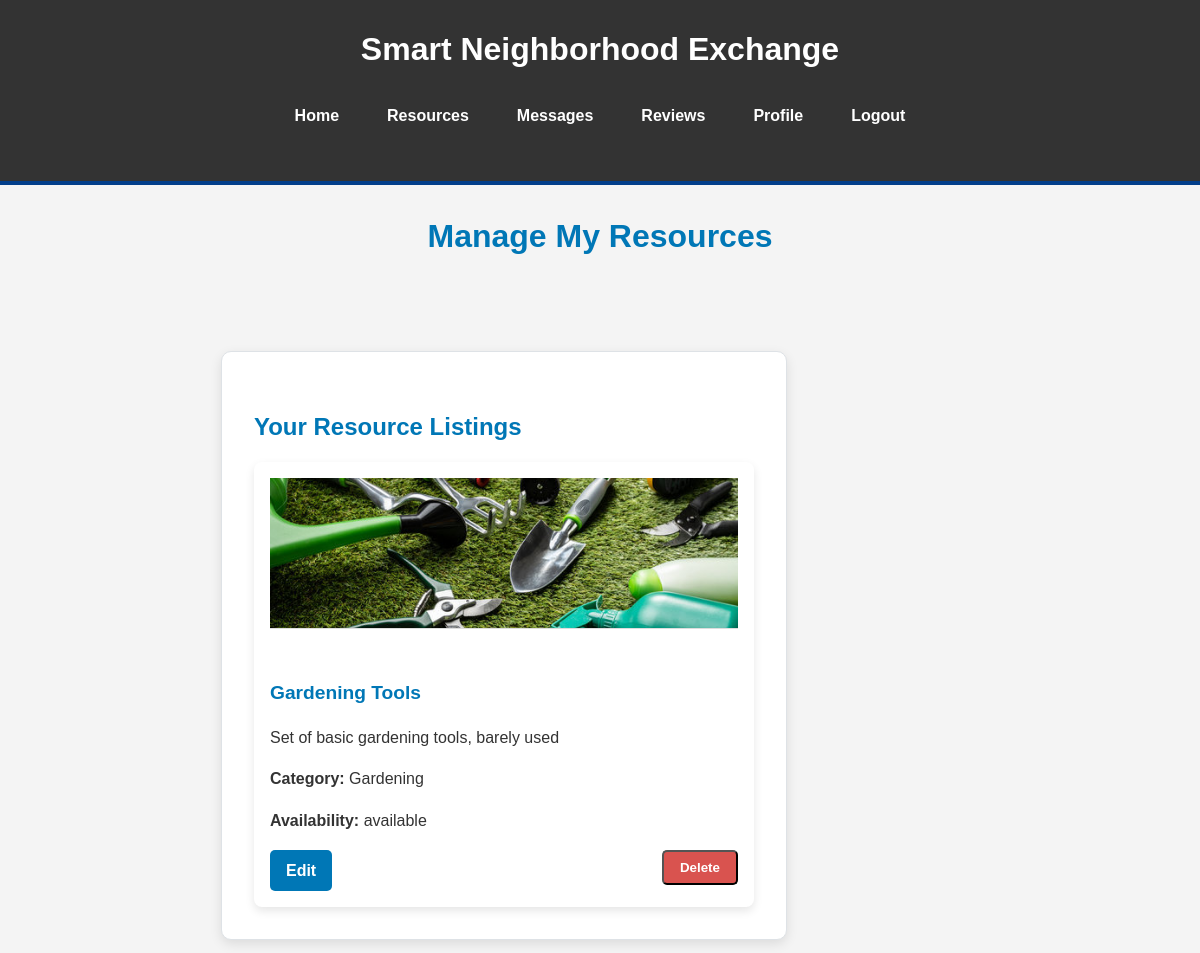
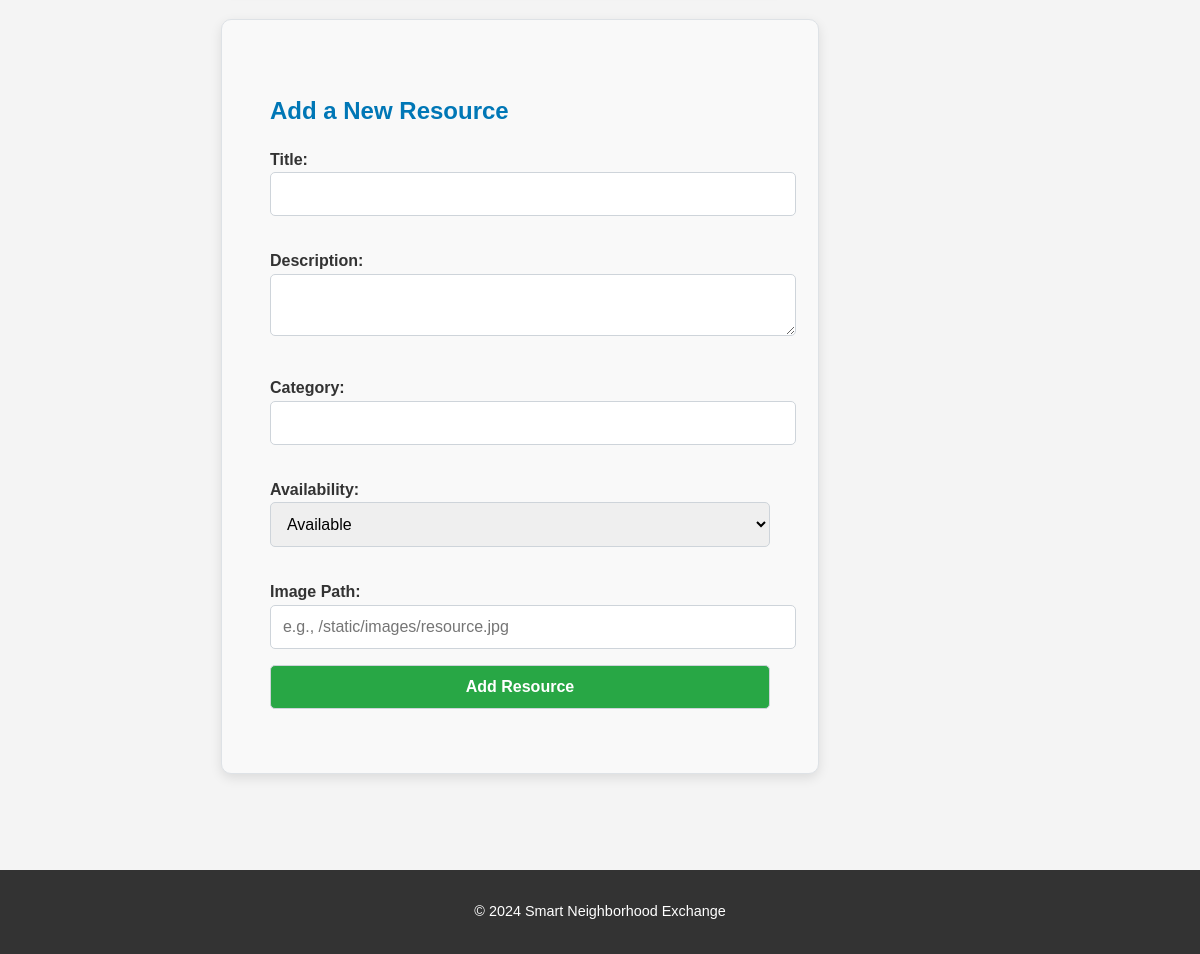
/my_resources (signed in), run on the app's committed database (2 pictures, top to bottom).
### tables this page shows
CREATE TABLE Resources (
    resource_id INTEGER PRIMARY KEY AUTOINCREMENT,
    user_id INTEGER,
    title TEXT NOT NULL,
    description TEXT,
    images TEXT,
    category TEXT,
    availability TEXT,
    date_posted TEXT NOT NULL,
    FOREIGN KEY (user_id) REFERENCES Users(user_id)
);

### app.py (the view, shortened to what this page needs)
@app.route('/my_resources', methods=['GET', 'POST'])
def my_resources():
    if 'user_id' not in session:
        flash('Please log in to access your resources', 'error')
        return redirect(url_for('login'))
    conn = get_db_connection()
    my_resources = conn.execute('''
        SELECT * FROM Resources WHERE user_id = ?
    ''', (session['user_id'],)).fetchall()
    conn.close()
    return render_template('my_resources.html', resources=my_resources)

### app.py (called while the page is built)
def get_db_connection():
    conn = sqlite3.connect('exchange.db')
    conn.row_factory = sqlite3.Row  # Allows accessing rows as dictionaries
    return conn

### templates/my_resources.html (shortened to what this page needs)
{% extends 'layout.html' %}
{% block content_title %}
    <h2 class="centered-title">Manage My Resources</h2>
{% endblock %}
{% block content %}
<div class="resources-container">
    <div class="flex-container">
        <div class="resource-list section">
            <h3>Your Resource Listings</h3>
            <div class="card-container">
                {% for resource in resources %}
                    <div class="resource-card">
                        {% if resource['images'] %}
                            <div class="resource-image">
                                <img src="{{ url_for('static', filename=resource['images']) }}" alt="Resource Image">
                            </div>
                        {% endif %}
                        <div class="resource-details">
                            <h4>{{ resource['title'] }}</h4>
                            <p>{{ resource['description']|truncate(100) }}</p>
                            <p><strong>Category:</strong> {{ resource['category'] }}</p>
                            <p><strong>Availability:</strong> {{ resource['availability'] }}</p>
                            <div class="resource-actions">
                                <a href="{{ url_for('edit_resource', resource_id=resource['resource_id']) }}" class="button edit-button">Edit</a>
                                <form method="POST" action="{{ url_for('delete_resource', resource_id=resource['resource_id']) }}" class="delete-form">
                                    <button type="submit" onclick="return confirm('Are you sure you want to delete this resource?');" class="button delete-button">Delete</button>
                                </form>
                            </div>
                        </div>
                    </div>
                {% else %}
                    <p>No resources available. Add a new resource below!</p>
                {% endfor %}
            </div>
        </div>
        <div class="add-resource-form section">
            <h3>Add a New Resource</h3>
            <form method="POST" action="{{ url_for('my_resources') }}">
                <label for="title">Title:</label>
                <input type="text" name="title" required><br>
                <label for="description">Description:</label>
                <textarea name="description"></textarea><br>
                <label for="category">Category:</label>
                <input type="text" name="category" required><br>
                <label for="availability">Availability:</label>
                <select name="availability">
                    <option value="available" selected>Available</option>
                </select><br>
                <label for="images">Image Path:</label>
                <input type="text" name="images" placeholder="e.g., /static/images/resource.jpg"><br>
                <input type="submit" value="Add Resource" class="button add-button">
            </form>
        </div>
    </div>
</div>
{% endblock %}

### static/style.css (style rules this page uses)
body { font-family: Arial, sans-serif; color: #333; line-height: 1.6; background-color: #f4f4f4; margin: 0; }
.centered-title { text-align: center; font-size: 2rem; color: #0077b6; margin-bottom: 2rem; }
.resources-container { display: flex; gap: 2rem; flex-wrap: wrap; justify-content: center; max-width: 1200px; margin: 0 auto; padding: 2rem; }
.section { background-color: #ffffff; padding: 2rem; border-radius: 10px; box-shadow: 0 4px 12px rgba(0, 0, 0, 0.1); border: 1px solid #dee2e6; width: 100%; max-width: 500px; }
.card-container { display: grid; grid-template-columns: repeat(auto-fill, minmax(250px, 1fr)); gap: 1.5rem; }
.resources-container { display: flex; flex-direction: row; gap: 2rem; justify-content: center; max-width: 1200px; margin: 0 auto; padding: 2rem; }
.section { flex: 1; max-width: 500px; background-color: #ffffff; padding: 2rem; border-radius: 10px; box-shadow: 0 4px 12px rgba(0, 0, 0, 0.1); border: 1px solid #dee2e6; }
.flex-container { display: flex; gap: 2rem; justify-content: space-between; align-items: flex-start; max-width: 1200px; margin: 0 auto; flex-wrap: wrap; padding: 2rem; }
.resource-list { flex: 3; min-width: 60%; }
.add-resource-form { flex: 1; min-width: 35%; background-color: #f9f9f9; padding: 3rem; border-radius: 10px; box-shadow: 0 4px 12px rgba(0, 0, 0, 0.1); border: 1px solid #dee2e6; text-align: left; }
.section h3 { margin-bottom: 1rem; font-size: 1.5rem; color: #0077b6; }
.card-container { display: grid; grid-template-columns: repeat(auto-fill, minmax(250px, 1fr)); gap: 1rem; }
.resource-card { background-color: #ffffff; border-radius: 8px; box-shadow: 0 4px 10px rgba(0, 0, 0, 0.1); overflow: hidden; transition: transform 0.3s; padding: 1rem; display: flex; flex-direction: column; }
.resource-image img { width: 100%; height: auto; border-bottom: 1px solid #ddd; max-height: 150px; object-fit: cover; }
.resource-details { padding-top: 1rem; text-align: left; }
.resource-details h4 { color: #0077b6; font-size: 1.2rem; margin-bottom: 0.5rem; }
.resource-actions { display: flex; justify-content: space-between; margin-top: 1rem; }
.button { padding: 0.5rem 1rem; text-decoration: none; border-radius: 5px; cursor: pointer; color: #fff; font-weight: bold; }
.edit-button { background-color: #0077b6; }
.delete-button { background-color: #d9534f; }
.add-resource-form label { font-weight: bold; color: #333; margin-top: 1rem; display: block; }
.add-resource-form input, .add-resource-form textarea, .add-resource-form select { width: 100%; padding: 0.75rem; font-size: 1rem; border-radius: 5px; border: 1px solid #ced4da; margin-bottom: 1rem; }
.add-resource-form input[type="submit"] { background-color: #28a745; color: white; font-weight: bold; cursor: pointer; transition: background-color 0.3s; }
.centered-title { text-align: center; font-size: 2rem; color: #0077b6; margin-bottom: 1.5rem; }
.add-button { display: inline-block; background-color: #0077b6; color: white; padding: 0.75rem 1.5rem; font-size: 1rem; font-weight: bold; text-decoration: none; border-radius: 5px; transition: background-color 0.3s; }

### data on the page
Resources: images (picture), title "Gardening Tools", description "Set of basic gardening tools, barely used", category "Gardening", availability "available"
